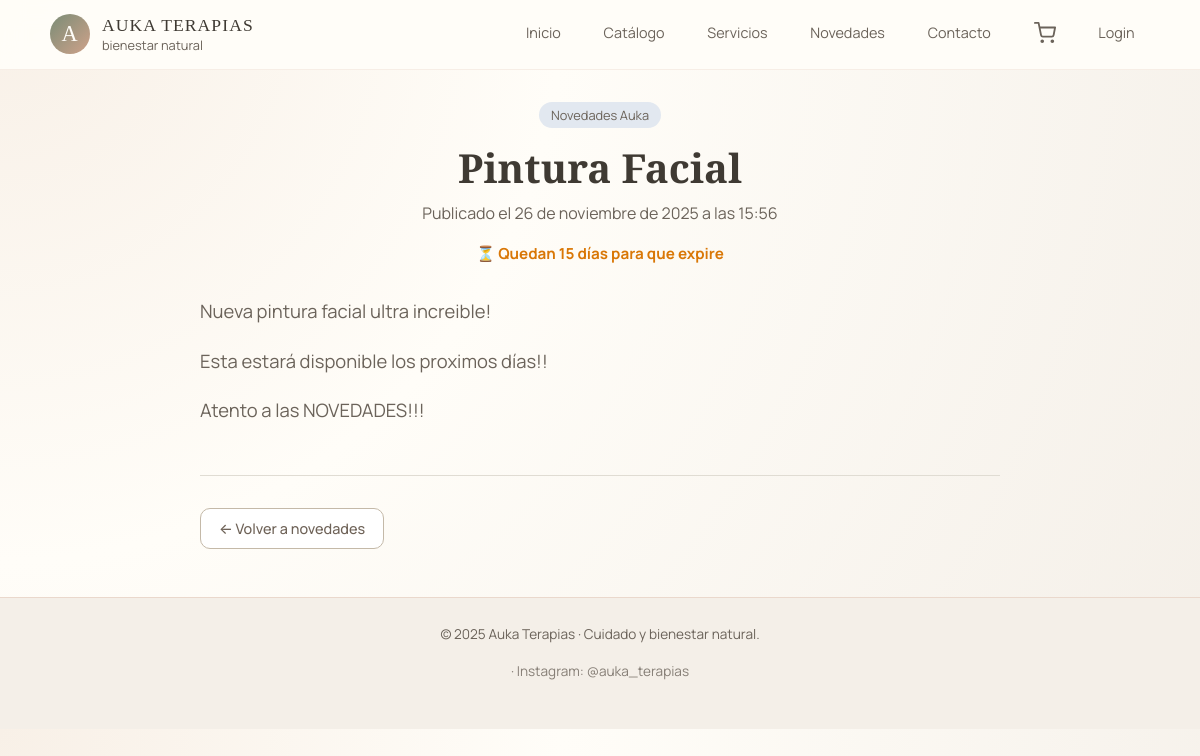
The page /novedades/4/ on the database its author committed.
### novedades/models.py (models this page shows, shortened)
class NewsItem(models.Model):
    titulo = models.CharField(max_length=100)
    contenido = models.TextField()
    creado_en = models.DateTimeField(auto_now_add=True)
    actualizado_en = models.DateTimeField(auto_now=True)
    publicado = models.BooleanField(default=True)
    fecha_expiracion = models.DateField(null=True, blank=True, verbose_name="Fecha de expiración")
    class Meta:
        verbose_name = 'Noticia'
        verbose_name_plural = 'Noticias'
        ordering = ['-creado_en']
    @property
    def dias_restantes(self):
        if self.fecha_expiracion:
            hoy = timezone.now().date()
            delta = self.fecha_expiracion - hoy
            return delta.days
        return None

### novedades/views.py (the view)
# urls.py: path('<int:pk>/', views.news_detail, name='novedades_detalles'),
def news_detail(request, pk):
    hoy = timezone.now().date()
    noticia = get_object_or_404(NewsItem, pk=pk)
    if not request.user.is_staff:
        if not noticia.publicado:
            raise Http404("No encontrado")
        if noticia.fecha_expiracion and noticia.fecha_expiracion < hoy:
            raise Http404("Esta noticia ha expirado.")
    return render(request, 'novedades/novedades_detalles.html', {'noticia': noticia})

### carrito/context_processors.py (called while the page is built)
def contador_carrito(request):
    cart = request.session.get('cart', {})
    total_items = sum(cart.values())
    return {'total_items': total_items}

### novedades/templates/novedades/novedades_detalles.html (shortened to what this page needs)
{% extends 'core/base.html' %}
{% load static %}
{% block content %}
<article style="max-width: 800px; margin: 0 auto; padding: 0;">
    <header style="text-align: center; margin-bottom: 2rem;">
        <span class="tag" style="margin-bottom: 1rem; display: inline-block; background: #E2E8F0; padding: 4px 12px; border-radius: 20px; font-size: 0.8rem;">
            Novedades Auka
        </span>
        <h1 style="font-size: 2.5rem; margin-bottom: 0.5rem; line-height: 1.2;">
            {{ noticia.titulo }}
        </h1>
        <p style="color: var(--color-text-soft);">
            Publicado el {{ noticia.creado_en|date:"d \d\e F \d\e Y" }} a las {{ noticia.creado_en|date:"H:i" }}
        </p>
        {% if noticia.dias_restantes is not None %}
            <div style="margin-top: 10px; font-size: 0.95rem; font-weight: bold;">
                {% if noticia.dias_restantes > 1 %}
                    <span style="color: #d97706;">⏳ Quedan {{ noticia.dias_restantes }} días para que expire</span>
                {% elif noticia.dias_restantes == 1 %}
                    <span style="color: #d97706;">⏳ Queda 1 día para que expire</span>
                {% elif noticia.dias_restantes == 0 %}
                    <span style="color: #dc2626;">⚠️ Esta noticia expira hoy</span>
                {% else %}
                    <span style="color: #991b1b;">❌ Esta noticia expiró hace {{ noticia.dias_restantes|stringformat:"d"|slice:"1:" }} días</span>
                {% endif %}
            </div>
        {% endif %}
        </header>
    <div style="font-size: 1.15rem; line-height: 1.8; color: #4a4a4a; margin-bottom: 3rem;">
        {{ noticia.contenido|linebreaks }}
    </div>
    <footer style="border-top: 1px solid #e0dcd3; padding-top: 2rem; margin-top: 3rem; display: flex; justify-content: space-between; align-items: center; flex-wrap: wrap; gap: 1rem;">
        <a href="{% url 'novedades:novedades_lista' %}" class="btn btn-ghost">
            ← Volver a novedades
        </a>
    </footer>
</article>
{% endblock %}

### static/css/styles.css (style rules this page uses)
:root { --color-bg: #FFFDF8; --color-bg-soft: #F4EFE8; --color-bg-card: #FFFFFF; --color-primary: #7A8C76; --color-primary-soft: #A9B7A0; --color-accent: #CFA28A; --color-text: #3F3A33; --color-text-soft: #6B635A; --shadow-soft: 0 18px 38px rgba(0, 0, 0, 0.07); --radius-lg: 18px; }
*, *::before, *::after { box-sizing: border-box; }
body { margin: 0; padding: 0; font-family: "Manrope", system-ui, -apple-system, BlinkMacSystemFont, sans-serif; color: var(--color-text); background: radial-gradient(circle at top left, #F8F0E7, #FFFDF8 40%, #F4EFE8 100%); }
h1, h2, h3, h4 { font-family: "Playfair Display", serif; color: var(--color-text); margin-top: 0; }
h1 { font-size: 2.2rem; margin-bottom: 0.4rem; }
p { line-height: 1.7; color: var(--color-text-soft); margin-top: 0; }
a { color: var(--color-primary); text-decoration: none; }
.btn { display: inline-flex; align-items: center; justify-content: center; border-radius: 999px; padding: 0.6rem 1.4rem; font-size: 0.9rem; border: none; cursor: pointer; text-decoration: none; transition: transform 0.13s ease, box-shadow 0.13s ease, background 0.13s ease; font-weight: 500; }
.btn-ghost { border: 1px solid rgba(122, 140, 118, 0.35); background: rgba(255, 253, 248, 0.8); color: var(--color-text); }
.tag { display: inline-flex; padding: 0.15rem 0.7rem; border-radius: 999px; font-size: 0.75rem; background: rgba(169, 183, 160, 0.22); color: var(--color-text-soft); }
.btn-ghost { padding: 10px 18px; border-radius: 10px; border: 1px solid #c4b9a8; color: #6e6257; background: white; transition: .2s; }

### rows shown on the page
NewsItem: titulo "Pintura Facial", creado_en "26 de noviembre de 2025", creado_en "15:56", dias_restantes "15", contenido "Nueva pintura facial ultra increible! Esta estará disponible los proximos días!! Atento a las NOVEDADES!!!"
